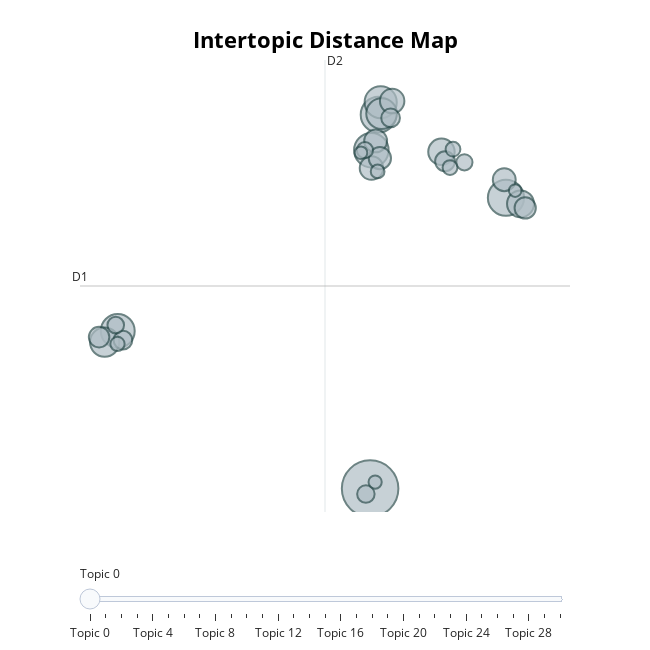

Notebook cell for this chart:
### Code cell
fig = topic_model.visualize_topics(custom_labels=True)
fig.write_html(processed_dir + 'html/inter-topic-distance-map.html')
fig

### Figure 1 — Plotly figure (JSON) as saved in the notebook; plotly's stock layout.template omitted (floating-point values rounded to 4 significant figures)
{"data": [{"customdata": [[0, "Italy, Brothers Of Italy, Of Italy", 220], [1, "Thank, More We, Thank You", 90], [2, "The Left, Left, Government", 87], [3, "What Are, Serious, But Look", 82], [4, "Pensions, Pension, Euros", 79], [5, "Migrants", 71], [6, "European, Russia, The European", 65], [7, "Minimum Wage", 59], [8, "We Are Ready, Ready, Wait", 50], [9, "Supply, Emergency, Supply Chain", 48], [10, "Vote, Of The Republic, The Republic", 41], [11, "Freedom", 38], [12, "Yes, No No, Yes Yes", 36], [13, "Family, Christmas, Families", 36], [14, "Women", 34], [15, "You Thank, You Thank You, Thank You Thank", 31], [16, "State, Who Can Work, Can Work", 29], [17, "Ecological", 27], [18, "Inflation, Bank, The Bank", 24], [19, "Abortion, 194, The 194", 24], [20, "Meloni, Giorgia, Giorgia Meloni", 21], [21, "Tax", 19], [22, "Price, Petrol, Average", 18], [23, "Fake News", 18], [24, "Credit, Credits, The Credit", 15], [25, "COVID Mandates", 15], [26, "Income, Citizenship Income, Citizenship", 14], [27, "Rape", 13], [28, "Sport, Young People, Young", 12], [29, "Good Morning, Morning, Good Morning Good", 11], [30, "Why, Why Why, Why Not", 11]], "hovertemplate": "<b>Topic %{customdata[0]}</b><br>%{customdata[1]}<br>Size: %{customdata[2]}", "legendgroup": "", "marker": {"color": "#B0BEC5", "line": {"color": "DarkSlateGrey", "width": 2}, "size": [220, 90, 87, 82, 79, 71, 65, 59, 50, 48, 41, 38, 36, 36, 34, 31, 29, 27, 24, 24, 21, 19, 18, 18, 15, 15, 14, 13, 12, 11, 11], "sizemode": "area", "sizeref": 0.1375, "symbol": "circle"}, "mode": "markers", "name": "", "orientation": "v", "showlegend": false, "type": "scatter", "x": [5.271, 10.26, 5.579, 5.317, -3.993, 5.66, 5.694, -4.473, 10.79, 7.89, 6.081, 5.322, 5.475, 10.2, 5.63, 10.96, -4.677, 8.022, -3.802, 6.023, 5.116, -4.066, 8.733, 5.081, 8.204, 8.314, -4.003, 5.547, 5.456, 10.6, 4.936], "xaxis": "x", "y": [-3.216, 4.994, 7.34, 6.337, 1.235, 7.692, 7.371, 0.92, 4.822, 6.292, 7.724, 5.832, 6.598, 5.503, 6.111, 4.707, 1.06, 6.024, 0.9747, 7.247, -3.372, 1.399, 5.994, 6.337, 5.847, 6.366, 0.8671, 5.737, -3.031, 5.197, 6.264], "yaxis": "y"}], "layout": {"annotations": [{"showarrow": false, "text": "D1", "x": -5.379, "y": 2.503, "yshift": 10}, {"showarrow": false, "text": "D2", "x": 3.615, "xshift": 10, "y": 8.883}], "height": 650, "hoverlabel": {"bgcolor": "white", "font": {"family": "Rockwell", "size": 16}}, "legend": {"itemsizing": "constant", "tracegroupgap": 0}, "margin": {"t": 60}, "shapes": [{"line": {"color": "#CFD8DC", "width": 2}, "type": "line", "x0": 3.615, "x1": 3.615, "y0": -3.877, "y1": 8.883}, {"line": {"color": "#9E9E9E", "width": 2}, "type": "line", "x0": -5.379, "x1": 12.61, "y0": 2.503, "y1": 2.503}], "sliders": [{"active": 0, "pad": {"t": 50}, "steps": [{"args": [{"marker.color": [["red", "#B0BEC5", "#B0BEC5", "#B0BEC5", "#B0BEC5", "#B0BEC5", "#B0BEC5", "#B0BEC5", "#B0BEC5", "#B0BEC5", "#B0BEC5", "#B0BEC5", "#B0BEC5", "#B0BEC5", "#B0BEC5", "#B0BEC5", "#B0BEC5", "#B0BEC5", "#B0BEC5", "#B0BEC5", "#B0BEC5", "#B0BEC5", "#B0BEC5", "#B0BEC5", "#B0BEC5", "#B0BEC5", "#B0BEC5", "#B0BEC5", "#B0BEC5", "#B0BEC5", "#B0BEC5"]]}], "label": "Topic 0", "method": "update"}, {"args": [{"marker.color": [["#B0BEC5", "red", "#B0BEC5", "#B0BEC5", "#B0BEC5", "#B0BEC5", "#B0BEC5", "#B0BEC5", "#B0BEC5", "#B0BEC5", "#B0BEC5", "#B0BEC5", "#B0BEC5", "#B0BEC5", "#B0BEC5", "#B0BEC5", "#B0BEC5", "#B0BEC5", "#B0BEC5", "#B0BEC5", "#B0BEC5", "#B0BEC5", "#B0BEC5", "#B0BEC5", "#B0BEC5", "#B0BEC5", "#B0BEC5", "#B0BEC5", "#B0BEC5", "#B0BEC5", "#B0BEC5"]]}], "label": "Topic 1", "method": "update"}, {"args": [{"marker.color": [["#B0BEC5", "#B0BEC5", "red", "#B0BEC5", "#B0BEC5", "#B0BEC5", "#B0BEC5", "#B0BEC5", "#B0BEC5", "#B0BEC5", "#B0BEC5", "#B0BEC5", "#B0BEC5", "#B0BEC5", "#B0BEC5", "#B0BEC5", "#B0BEC5", "#B0BEC5", "#B0BEC5", "#B0BEC5", "#B0BEC5", "#B0BEC5", "#B0BEC5", "#B0BEC5", "#B0BEC5", "#B0BEC5", "#B0BEC5", "#B0BEC5", "#B0BEC5", "#B0BEC5", "#B0BEC5"]]}], "label": "Topic 2", "method": "update"}, {"args": [{"marker.color": [["#B0BEC5", "#B0BEC5", "#B0BEC5", "red", "#B0BEC5", "#B0BEC5", "#B0BEC5", "#B0BEC5", "#B0BEC5", "#B0BEC5", "#B0BEC5", "#B0BEC5", "#B0BEC5", "#B0BEC5", "#B0BEC5", "#B0BEC5", "#B0BEC5", "#B0BEC5", "#B0BEC5", "#B0BEC5", "#B0BEC5", "#B0BEC5", "#B0BEC5", "#B0BEC5", "#B0BEC5", "#B0BEC5", "#B0BEC5", "#B0BEC5", "#B0BEC5", "#B0BEC5", "#B0BEC5"]]}], "label": "Topic 3", "method": "update"}, {"args": [{"marker.color": [["#B0BEC5", "#B0BEC5", "#B0BEC5", "#B0BEC5", "red", "#B0BEC5", "#B0BEC5", "#B0BEC5", "#B0BEC5", "#B0BEC5", "#B0BEC5", "#B0BEC5", "#B0BEC5", "#B0BEC5", "#B0BEC5", "#B0BEC5", "#B0BEC5", "#B0BEC5", "#B0BEC5", "#B0BEC5", "#B0BEC5", "#B0BEC5", "#B0BEC5", "#B0BEC5", "#B0BEC5", "#B0BEC5", "#B0BEC5", "#B0BEC5", "#B0BEC5", "#B0BEC5", "#B0BEC5"]]}], "label": "Topic 4", "method": "update"}, {"args": [{"marker.color": [["#B0BEC5", "#B0BEC5", "#B0BEC5", "#B0BEC5", "#B0BEC5", "red", "#B0BEC5", "#B0BEC5", "#B0BEC5", "#B0BEC5", "#B0BEC5", "#B0BEC5", "#B0BEC5", "#B0BEC5", "#B0BEC5", "#B0BEC5", "#B0BEC5", "#B0BEC5", "#B0BEC5", "#B0BEC5", "#B0BEC5", "#B0BEC5", "#B0BEC5", "#B0BEC5", "#B0BEC5", "#B0BEC5", "#B0BEC5", "#B0BEC5", "#B0BEC5", "#B0BEC5", "#B0BEC5"]]}], "label": "Topic 5", "method": "update"}, {"args": [{"marker.color": [["#B0BEC5", "#B0BEC5", "#B0BEC5", "#B0BEC5", "#B0BEC5", "#B0BEC5", "red", "#B0BEC5", "#B0BEC5", "#B0BEC5", "#B0BEC5", "#B0BEC5", "#B0BEC5", "#B0BEC5", "#B0BEC5", "#B0BEC5", "#B0BEC5", "#B0BEC5", "#B0BEC5", "#B0BEC5", "#B0BEC5", "#B0BEC5", "#B0BEC5", "#B0BEC5", "#B0BEC5", "#B0BEC5", "#B0BEC5", "#B0BEC5", "#B0BEC5", "#B0BEC5", "#B0BEC5"]]}], "label": "Topic 6", "method": "update"}, {"args": [{"marker.color": [["#B0BEC5", "#B0BEC5", "#B0BEC5", "#B0BEC5", "#B0BEC5", "#B0BEC5", "#B0BEC5", "red", "#B0BEC5", "#B0BEC5", "#B0BEC5", "#B0BEC5", "#B0BEC5", "#B0BEC5", "#B0BEC5", "#B0BEC5", "#B0BEC5", "#B0BEC5", "#B0BEC5", "#B0BEC5", "#B0BEC5", "#B0BEC5", "#B0BEC5", "#B0BEC5", "#B0BEC5", "#B0BEC5", "#B0BEC5", "#B0BEC5", "#B0BEC5", "#B0BEC5", "#B0BEC5"]]}], "label": "Topic 7", "method": "update"}, {"args": [{"marker.color": [["#B0BEC5", "#B0BEC5", "#B0BEC5", "#B0BEC5", "#B0BEC5", "#B0BEC5", "#B0BEC5", "#B0BEC5", "red", "#B0BEC5", "#B0BEC5", "#B0BEC5", "#B0BEC5", "#B0BEC5", "#B0BEC5", "#B0BEC5", "#B0BEC5", "#B0BEC5", "#B0BEC5", "#B0BEC5", "#B0BEC5", "#B0BEC5", "#B0BEC5", "#B0BEC5", "#B0BEC5", "#B0BEC5", "#B0BEC5", "#B0BEC5", "#B0BEC5", "#B0BEC5", "#B0BEC5"]]}], "label": "Topic 8", "method": "update"}, {"args": [{"marker.color": [["#B0BEC5", "#B0BEC5", "#B0BEC5", "#B0BEC5", "#B0BEC5", "#B0BEC5", "#B0BEC5", "#B0BEC5", "#B0BEC5", "red", "#B0BEC5", "#B0BEC5", "#B0BEC5", "#B0BEC5", "#B0BEC5", "#B0BEC5", "#B0BEC5", "#B0BEC5", "#B0BEC5", "#B0BEC5", "#B0BEC5", "#B0BEC5", "#B0BEC5", "#B0BEC5", "#B0BEC5", "#B0BEC5", "#B0BEC5", "#B0BEC5", "#B0BEC5", "#B0BEC5", "#B0BEC5"]]}], "label": "Topic 9", "method": "update"}, {"args": [{"marker.color": [["#B0BEC5", "#B0BEC5", "#B0BEC5", "#B0BEC5", "#B0BEC5", "#B0BEC5", "#B0BEC5", "#B0BEC5", "#B0BEC5", "#B0BEC5", "red", "#B0BEC5", "#B0BEC5", "#B0BEC5", "#B0BEC5", "#B0BEC5", "#B0BEC5", "#B0BEC5", "#B0BEC5", "#B0BEC5", "#B0BEC5", "#B0BEC5", "#B0BEC5", "#B0BEC5", "#B0BEC5", "#B0BEC5", "#B0BEC5", "#B0BEC5", "#B0BEC5", "#B0BEC5", "#B0BEC5"]]}], "label": "Topic 10", "method": "update"}, {"args": [{"marker.color": [["#B0BEC5", "#B0BEC5", "#B0BEC5", "#B0BEC5", "#B0BEC5", "#B0BEC5", "#B0BEC5", "#B0BEC5", "#B0BEC5", "#B0BEC5", "#B0BEC5", "red", "#B0BEC5", "#B0BEC5", "#B0BEC5", "#B0BEC5", "#B0BEC5", "#B0BEC5", "#B0BEC5", "#B0BEC5", "#B0BEC5", "#B0BEC5", "#B0BEC5", "#B0BEC5", "#B0BEC5", "#B0BEC5", "#B0BEC5", "#B0BEC5", "#B0BEC5", "#B0BEC5", "#B0BEC5"]]}], "label": "Topic 11", "method": "update"}, {"args": [{"marker.color": [["#B0BEC5", "#B0BEC5", "#B0BEC5", "#B0BEC5", "#B0BEC5", "#B0BEC5", "#B0BEC5", "#B0BEC5", "#B0BEC5", "#B0BEC5", "#B0BEC5", "#B0BEC5", "red", "#B0BEC5", "#B0BEC5", "#B0BEC5", "#B0BEC5", "#B0BEC5", "#B0BEC5", "#B0BEC5", "#B0BEC5", "#B0BEC5", "#B0BEC5", "#B0BEC5", "#B0BEC5", "#B0BEC5", "#B0BEC5", "#B0BEC5", "#B0BEC5", "#B0BEC5", "#B0BEC5"]]}], "label": "Topic 12", "method": "update"}, {"args": [{"marker.color": [["#B0BEC5", "#B0BEC5", "#B0BEC5", "#B0BEC5", "#B0BEC5", "#B0BEC5", "#B0BEC5", "#B0BEC5", "#B0BEC5", "#B0BEC5", "#B0BEC5", "#B0BEC5", "#B0BEC5", "red", "#B0BEC5", "#B0BEC5", "#B0BEC5", "#B0BEC5", "#B0BEC5", "#B0BEC5", "#B0BEC5", "#B0BEC5", "#B0BEC5", "#B0BEC5", "#B0BEC5", "#B0BEC5", "#B0BEC5", "#B0BEC5", "#B0BEC5", "#B0BEC5", "#B0BEC5"]]}], "label": "Topic 13", "method": "update"}, {"args": [{"marker.color": [["#B0BEC5", "#B0BEC5", "#B0BEC5", "#B0BEC5", "#B0BEC5", "#B0BEC5", "#B0BEC5", "#B0BEC5", "#B0BEC5", "#B0BEC5", "#B0BEC5", "#B0BEC5", "#B0BEC5", "#B0BEC5", "red", "#B0BEC5", "#B0BEC5", "#B0BEC5", "#B0BEC5", "#B0BEC5", "#B0BEC5", "#B0BEC5", "#B0BEC5", "#B0BEC5", "#B0BEC5", "#B0BEC5", "#B0BEC5", "#B0BEC5", "#B0BEC5", "#B0BEC5", "#B0BEC5"]]}], "label": "Topic 14", "method": "update"}, {"args": [{"marker.color": [["#B0BEC5", "#B0BEC5", "#B0BEC5", "#B0BEC5", "#B0BEC5", "#B0BEC5", "#B0BEC5", "#B0BEC5", "#B0BEC5", "#B0BEC5", "#B0BEC5", "#B0BEC5", "#B0BEC5", "#B0BEC5", "#B0BEC5", "red", "#B0BEC5", "#B0BEC5", "#B0BEC5", "#B0BEC5", "#B0BEC5", "#B0BEC5", "#B0BEC5", "#B0BEC5", "#B0BEC5", "#B0BEC5", "#B0BEC5", "#B0BEC5", "#B0BEC5", "#B0BEC5", "#B0BEC5"]]}], "label": "Topic 15", "method": "update"}, {"args": [{"marker.color": [["#B0BEC5", "#B0BEC5", "#B0BEC5", "#B0BEC5", "#B0BEC5", "#B0BEC5", "#B0BEC5", "#B0BEC5", "#B0BEC5", "#B0BEC5", "#B0BEC5", "#B0BEC5", "#B0BEC5", "#B0BEC5", "#B0BEC5", "#B0BEC5", "red", "#B0BEC5", "#B0BEC5", "#B0BEC5", "#B0BEC5", "#B0BEC5", "#B0BEC5", "#B0BEC5", "#B0BEC5", "#B0BEC5", "#B0BEC5", "#B0BEC5", "#B0BEC5", "#B0BEC5", "#B0BEC5"]]}], "label": "Topic 16", "method": "update"}, {"args": [{"marker.color": [["#B0BEC5", "#B0BEC5", "#B0BEC5", "#B0BEC5", "#B0BEC5", "#B0BEC5", "#B0BEC5", "#B0BEC5", "#B0BEC5", "#B0BEC5", "#B0BEC5", "#B0BEC5", "#B0BEC5", "#B0BEC5", "#B0BEC5", "#B0BEC5", "#B0BEC5", "red", "#B0BEC5", "#B0BEC5", "#B0BEC5", "#B0BEC5", "#B0BEC5", "#B0BEC5", "#B0BEC5", "#B0BEC5", "#B0BEC5", "#B0BEC5", "#B0BEC5", "#B0BEC5", "#B0BEC5"]]}], "label": "Topic 17", "method": "update"}, {"args": [{"marker.color": [["#B0BEC5", "#B0BEC5", "#B0BEC5", "#B0BEC5", "#B0BEC5", "#B0BEC5", "#B0BEC5", "#B0BEC5", "#B0BEC5", "#B0BEC5", "#B0BEC5", "#B0BEC5", "#B0BEC5", "#B0BEC5", "#B0BEC5", "#B0BEC5", "#B0BEC5", "#B0BEC5", "red", "#B0BEC5", "#B0BEC5", "#B0BEC5", "#B0BEC5", "#B0BEC5", "#B0BEC5", "#B0BEC5", "#B0BEC5", "#B0BEC5", "#B0BEC5", "#B0BEC5", "#B0BEC5"]]}], "label": "Topic 18", "method": "update"}, {"args": [{"marker.color": [["#B0BEC5", "#B0BEC5", "#B0BEC5", "#B0BEC5", "#B0BEC5", "#B0BEC5", "#B0BEC5", "#B0BEC5", "#B0BEC5", "#B0BEC5", "#B0BEC5", "#B0BEC5", "#B0BEC5", "#B0BEC5", "#B0BEC5", "#B0BEC5", "#B0BEC5", "#B0BEC5", "#B0BEC5", "red", "#B0BEC5", "#B0BEC5", "#B0BEC5", "#B0BEC5", "#B0BEC5", "#B0BEC5", "#B0BEC5", "#B0BEC5", "#B0BEC5", "#B0BEC5", "#B0BEC5"]]}], "label": "Topic 19", "method": "update"}, {"args": [{"marker.color": [["#B0BEC5", "#B0BEC5", "#B0BEC5", "#B0BEC5", "#B0BEC5", "#B0BEC5", "#B0BEC5", "#B0BEC5", "#B0BEC5", "#B0BEC5", "#B0BEC5", "#B0BEC5", "#B0BEC5", "#B0BEC5", "#B0BEC5", "#B0BEC5", "#B0BEC5", "#B0BEC5", "#B0BEC5", "#B0BEC5", "red", "#B0BEC5", "#B0BEC5", "#B0BEC5", "#B0BEC5", "#B0BEC5", "#B0BEC5", "#B0BEC5", "#B0BEC5", "#B0BEC5", "#B0BEC5"]]}], "label": "Topic 20", "method": "update"}, {"args": [{"marker.color": [["#B0BEC5", "#B0BEC5", "#B0BEC5", "#B0BEC5", "#B0BEC5", "#B0BEC5", "#B0BEC5", "#B0BEC5", "#B0BEC5", "#B0BEC5", "#B0BEC5", "#B0BEC5", "#B0BEC5", "#B0BEC5", "#B0BEC5", "#B0BEC5", "#B0BEC5", "#B0BEC5", "#B0BEC5", "#B0BEC5", "#B0BEC5", "red", "#B0BEC5", "#B0BEC5", "#B0BEC5", "#B0BEC5", "#B0BEC5", "#B0BEC5", "#B0BEC5", "#B0BEC5", "#B0BEC5"]]}], "label": "Topic 21", "method": "update"}, {"args": [{"marker.color": [["#B0BEC5", "#B0BEC5", "#B0BEC5", "#B0BEC5", "#B0BEC5", "#B0BEC5", "#B0BEC5", "#B0BEC5", "#B0BEC5", "#B0BEC5", "#B0BEC5", "#B0BEC5", "#B0BEC5", "#B0BEC5", "#B0BEC5", "#B0BEC5", "#B0BEC5", "#B0BEC5", "#B0BEC5", "#B0BEC5", "#B0BEC5", "#B0BEC5", "red", "#B0BEC5", "#B0BEC5", "#B0BEC5", "#B0BEC5", "#B0BEC5", "#B0BEC5", "#B0BEC5", "#B0BEC5"]]}], "label": "Topic 22", "method": "update"}, {"args": [{"marker.color": [["#B0BEC5", "#B0BEC5", "#B0BEC5", "#B0BEC5", "#B0BEC5", "#B0BEC5", "#B0BEC5", "#B0BEC5", "#B0BEC5", "#B0BEC5", "#B0BEC5", "#B0BEC5", "#B0BEC5", "#B0BEC5", "#B0BEC5", "#B0BEC5", "#B0BEC5", "#B0BEC5", "#B0BEC5", "#B0BEC5", "#B0BEC5", "#B0BEC5", "#B0BEC5", "red", "#B0BEC5", "#B0BEC5", "#B0BEC5", "#B0BEC5", "#B0BEC5", "#B0BEC5", "#B0BEC5"]]}], "label": "Topic 23", "method": "update"}, {"args": [{"marker.color": [["#B0BEC5", "#B0BEC5", "#B0BEC5", "#B0BEC5", "#B0BEC5", "#B0BEC5", "#B0BEC5", "#B0BEC5", "#B0BEC5", "#B0BEC5", "#B0BEC5", "#B0BEC5", "#B0BEC5", "#B0BEC5", "#B0BEC5", "#B0BEC5", "#B0BEC5", "#B0BEC5", "#B0BEC5", "#B0BEC5", "#B0BEC5", "#B0BEC5", "#B0BEC5", "#B0BEC5", "red", "#B0BEC5", "#B0BEC5", "#B0BEC5", "#B0BEC5", "#B0BEC5", "#B0BEC5"]]}], "label": "Topic 24", "method": "update"}, {"args": [{"marker.color": [["#B0BEC5", "#B0BEC5", "#B0BEC5", "#B0BEC5", "#B0BEC5", "#B0BEC5", "#B0BEC5", "#B0BEC5", "#B0BEC5", "#B0BEC5", "#B0BEC5", "#B0BEC5", "#B0BEC5", "#B0BEC5", "#B0BEC5", "#B0BEC5", "#B0BEC5", "#B0BEC5", "#B0BEC5", "#B0BEC5", "#B0BEC5", "#B0BEC5", "#B0BEC5", "#B0BEC5", "#B0BEC5", "red", "#B0BEC5", "#B0BEC5", "#B0BEC5", "#B0BEC5", "#B0BEC5"]]}], "label": "Topic 25", "method": "update"}, {"args": [{"marker.color": [["#B0BEC5", "#B0BEC5", "#B0BEC5", "#B0BEC5", "#B0BEC5", "#B0BEC5", "#B0BEC5", "#B0BEC5", "#B0BEC5", "#B0BEC5", "#B0BEC5", "#B0BEC5", "#B0BEC5", "#B0BEC5", "#B0BEC5", "#B0BEC5", "#B0BEC5", "#B0BEC5", "#B0BEC5", "#B0BEC5", "#B0BEC5", "#B0BEC5", "#B0BEC5", "#B0BEC5", "#B0BEC5", "#B0BEC5", "red", "#B0BEC5", "#B0BEC5", "#B0BEC5", "#B0BEC5"]]}], "label": "Topic 26", "method": "update"}, {"args": [{"marker.color": [["#B0BEC5", "#B0BEC5", "#B0BEC5", "#B0BEC5", "#B0BEC5", "#B0BEC5", "#B0BEC5", "#B0BEC5", "#B0BEC5", "#B0BEC5", "#B0BEC5", "#B0BEC5", "#B0BEC5", "#B0BEC5", "#B0BEC5", "#B0BEC5", "#B0BEC5", "#B0BEC5", "#B0BEC5", "#B0BEC5", "#B0BEC5", "#B0BEC5", "#B0BEC5", "#B0BEC5", "#B0BEC5", "#B0BEC5", "#B0BEC5", "red", "#B0BEC5", "#B0BEC5", "#B0BEC5"]]}], "label": "Topic 27", "method": "update"}, {"args": [{"marker.color": [["#B0BEC5", "#B0BEC5", "#B0BEC5", "#B0BEC5", "#B0BEC5", "#B0BEC5", "#B0BEC5", "#B0BEC5", "#B0BEC5", "#B0BEC5", "#B0BEC5", "#B0BEC5", "#B0BEC5", "#B0BEC5", "#B0BEC5", "#B0BEC5", "#B0BEC5", "#B0BEC5", "#B0BEC5", "#B0BEC5", "#B0BEC5", "#B0BEC5", "#B0BEC5", "#B0BEC5", "#B0BEC5", "#B0BEC5", "#B0BEC5", "#B0BEC5", "red", "#B0BEC5", "#B0BEC5"]]}], "label": "Topic 28", "method": "update"}, {"args": [{"marker.color": [["#B0BEC5", "#B0BEC5", "#B0BEC5", "#B0BEC5", "#B0BEC5", "#B0BEC5", "#B0BEC5", "#B0BEC5", "#B0BEC5", "#B0BEC5", "#B0BEC5", "#B0BEC5", "#B0BEC5", "#B0BEC5", "#B0BEC5", "#B0BEC5", "#B0BEC5", "#B0BEC5", "#B0BEC5", "#B0BEC5", "#B0BEC5", "#B0BEC5", "#B0BEC5", "#B0BEC5", "#B0BEC5", "#B0BEC5", "#B0BEC5", "#B0BEC5", "#B0BEC5", "red", "#B0BEC5"]]}], "label": "Topic 29", "method": "update"}, {"args": [{"marker.color": [["#B0BEC5", "#B0BEC5", "#B0BEC5", "#B0BEC5", "#B0BEC5", "#B0BEC5", "#B0BEC5", "#B0BEC5", "#B0BEC5", "#B0BEC5", "#B0BEC5", "#B0BEC5", "#B0BEC5", "#B0BEC5", "#B0BEC5", "#B0BEC5", "#B0BEC5", "#B0BEC5", "#B0BEC5", "#B0BEC5", "#B0BEC5", "#B0BEC5", "#B0BEC5", "#B0BEC5", "#B0BEC5", "#B0BEC5", "#B0BEC5", "#B0BEC5", "#B0BEC5", "#B0BEC5", "red"]]}], "label": "Topic 30", "method": "update"}]}], "title": {"font": {"color": "Black", "size": 22}, "text": "<b>Intertopic Distance Map</b>", "x": 0.5, "xanchor": "center", "y": 0.95, "yanchor": "top"}, "width": 650, "xaxis": {"anchor": "y", "domain": [0, 1], "range": [-5.379, 12.61], "title": {"text": ""}, "visible": false}, "yaxis": {"anchor": "x", "domain": [0, 1], "range": [-3.877, 8.883], "title": {"text": ""}, "visible": false}}}
